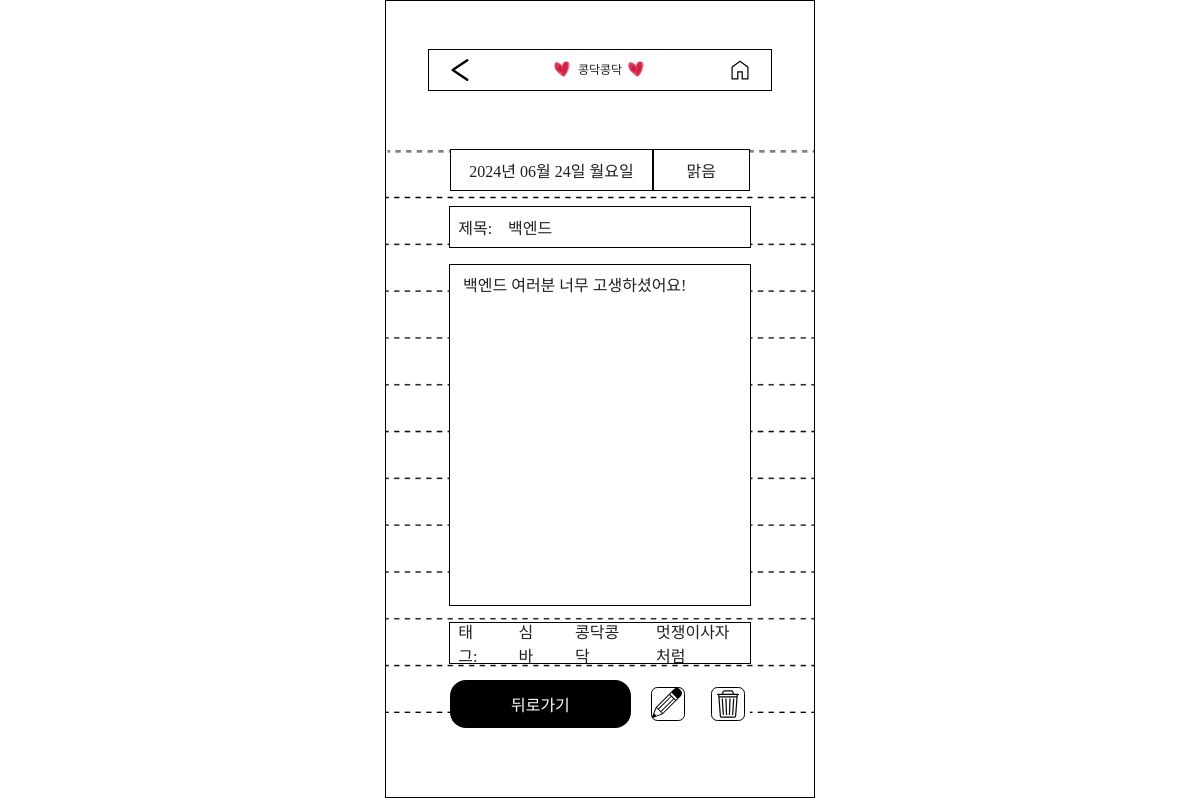
The page /category/c/정보문화관P·Q/post/3/?next=/all_posts/ (signed in) on the database its author committed.
### main/models.py (models this page shows, shortened)
class Post(models.Model):
    WEATHER_CHOICES = [
        ('sunny', '맑음'),
        ('cloudy', '흐림'),
        ('rainy', '비'),
        ('snowy', '눈'),
    ]
    title = models.CharField(max_length=200)
    content = models.TextField()
    category = models.CharField(max_length=50)
    subcategory = models.CharField(max_length=50)
    author = models.ForeignKey(User, on_delete=models.CASCADE)
    created_at = models.DateTimeField(auto_now_add=True)
    weather = models.CharField(max_length=10, choices=WEATHER_CHOICES, default='sunny')
    tags = models.ManyToManyField(Tag, related_name='posts', blank=True)
    bookmark = models.ManyToManyField(User, related_name='bookmark', blank=True)

class Tag(models.Model):
    name = models.CharField(max_length=30, null=False, blank=False)

### main/views.py (the view)
# urls.py: path('category/<str:category>/<str:subcategory>/post/<int:post_id>/', views.post_detail, name='post_detail'),
@login_required
def post_detail(request, category, subcategory, post_id):
    post = get_object_or_404(Post, id=post_id, category=category, subcategory=subcategory)
    return render(request, 'main/post_detail.html', {'post': post, 'next': request.GET.get('next')})

### main/templates/main/post_detail.html (shortened to what this page needs)
{% extends 'base.html' %} {% block content %} {% include 'shared/_topnav.html'%}
{% load static %}
<link
  rel="stylesheet"
  type="text/css"
  href="{% static 'css/post_detail.css'%}"
/>
<div class="edit_container">
  <div class="edit_frame1">
    <div>{{ post.created_at|date:"Y년 m월 d일 l" }}</div>
    <div>{{post.weather}}</div>
  </div>
  <div class="edit_title">
    <div>제목:</div>
    <div>{{post.title}}</div>
  </div>
  <div name="content" id="edit_textarea">
    <div>{{post.content}}</div>
  </div>
  <div class="edit_frame2">
    <div>태그:</div>
    {% for tag in post.tags.all %}
    <div>{{ tag.name }}</div>
    {% endfor %}
  </div>
  <div class="edit_frame3">
    <div id="back_edit">뒤로가기</div>
    <button id="edit_diary">
    </button>
    <button id="delete_diary">
    </button>
  </div>
</div>
{% endblock %}

### project/static/css/base/index.css (style rules this page uses)
html, body { margin: 0; }
html { background-color: white; font-size: 16px; display: flex; justify-content: center; padding: 0; min-height: 100svh; }
body { width: 430px; height: 99.5svh; }
* { font-family: "Sagak-sagak" !important; }
button { cursor: pointer; }

### project/static/css/post_detail.css (style rules this page uses)
.edit_container { display: flex; flex-direction: column; align-items: center; justify-content: center; width: 100%; height: 85vh; background-image: url("../assets/images/diary.png"); background-repeat: no-repeat; background-position: center; background-size: contain; gap: 1rem; }
.edit_frame1 { display: flex; flex-direction: row; justify-content: center; align-items: center; margin-top: 1rem; width: 70%; height: 2.5rem; background: #fff; font-size: 1rem; line-height: normal; }
.edit_frame1 div { display: flex; align-items: center; justify-content: center; border: 1px solid #000; padding: 0.5rem; }
.edit_frame1 > div:nth-child(1) { width: 70%; }
.edit_frame1 > div:nth-child(2) { width: 30%; }
.edit_title { display: flex; flex-direction: row; justify-content: flex-start; align-items: center; width: 70%; height: 2.5rem; background: #fff; font-size: 1rem; line-height: normal; border: 1px solid #000; }
.edit_title div { padding: 0.5rem; }
#edit_textarea { width: 70%; height: 50%; border: 1px solid #000; background-color: #fff; font-size: 1rem; display: flex; justify-content: flex-start; }
#edit_textarea div { padding: 0.8rem; }
.edit_frame2 { display: flex; flex-direction: row; justify-content: flex-start; align-items: center; width: 70%; height: 2.5rem; background: #fff; font-size: 1rem; font-style: normal; font-weight: 400; line-height: normal; border: 1px solid #000; gap: 1rem; }
.edit_frame2 > div { padding: 0.5rem; }
.edit_frame3 { display: flex; flex-direction: row; justify-content: flex-start; align-items: center; width: 70%; height: 3rem; background: #fff; font-size: 1rem; line-height: normal; position: relative; gap: 1rem; }
#back_edit { display: flex; justify-content: center; align-items: center; flex: 3; height: 100%; border-radius: 1rem; background-color: black; color: white; }
#edit_diary, #delete_diary { flex: 0.4; padding: 0; border: solid 1px black; display: flex; align-items: center; justify-content: center; background: none; box-sizing: border-box; border-radius: 0.4rem; margin: 0.3rem; }

### rows shown on the page
Post: created_at "2024년 06월 24일 월요일", weather "맑음", title "백엔드", content "백엔드 여러분 너무 고생하셨어요!"
Tag: name "심바"
Tag: name "콩닥콩닥"
Tag: name "멋쟁이사자처럼"
